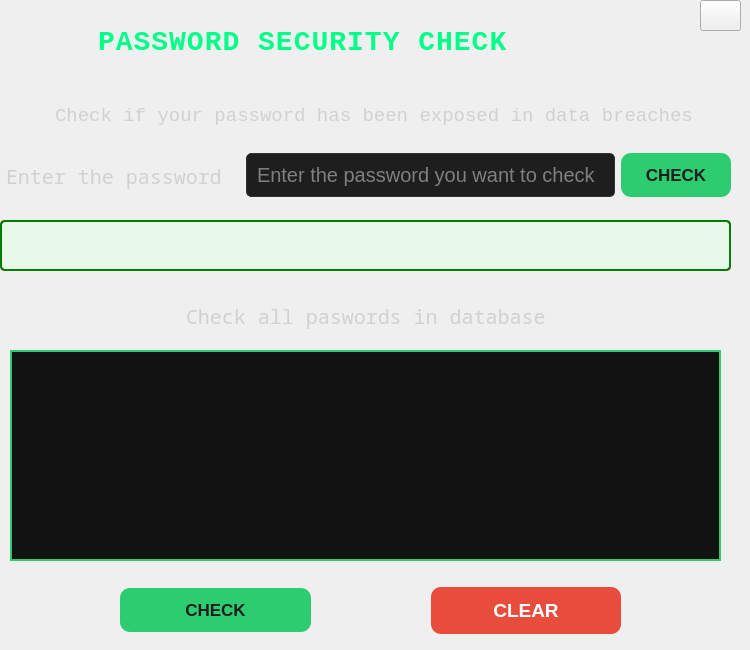
      <widget class="QWidget" name="checkPage">
       <widget class="QWidget" name="verticalLayoutWidget_3">
        <property name="geometry">
         <rect>
          <x>90</x>
          <y>10</y>
          <width>571</width>
          <height>80</height>
         </rect>
        </property>
        <layout class="QVBoxLayout" name="passCheckLayout">
         <item>
          <widget class="QLabel" name="passCheckPageLabel">
           <property name="font">
            <font>
             <family>Monospace</family>
             <pointsize>-1</pointsize>
             <fontweight>DemiBold</fontweight>
            </font>
           </property>
           <property name="styleSheet">
            <string notr="true">QLabel {
    font-size: 28px;
    font-weight: 600;
    color: #00ff88;       
    letter-spacing: 1px;   
    padding: 10px 0;
    margin-bottom: 15px;
    border-bottom: 1px solid #1a3a2a; 
}
</string>
           </property>
           <property name="text">
            <string>PASSWORD SECURITY CHECK</string>
           </property>
          </widget>
         </item>
        </layout>
       </widget>
       <widget class="QWidget" name="horizontalLayoutWidget">
        <property name="geometry">
         <rect>
          <x>0</x>
          <y>140</y>
          <width>731</width>
          <height>71</height>
         </rect>
        </property>
        <layout class="QHBoxLayout" name="checkLayout">
         <property name="spacing">
          <number>6</number>
         </property>
         <property name="leftMargin">
          <number>0</number>
         </property>
         <property name="rightMargin">
          <number>0</number>
         </property>
         <item>
          <layout class="QHBoxLayout" name="inputCheckLayout">
           <item>
            <layout class="QVBoxLayout" name="enterPassCheckLabel">
             <property name="topMargin">
              <number>10</number>
             </property>
             <item>
              <widget class="QLabel" name="passCheckLabel_2">
               <property name="font">
                <font>
                 <family>Noto Sans Mono</family>
                 <pointsize>15</pointsize>
                 <bold>false</bold>
                </font>
               </property>
               <property name="styleSheet">
                <string notr="true">QLabel {
    color: #d1d1d1; 
    margin-bottom: 10px; 
}</string>
               </property>
               <property name="text">
                <string>Enter the password </string>
               </property>
              </widget>
             </item>
            </layout>
           </item>
           <item>
            <widget class="QLineEdit" name="checkPassLine">
             <property name="font">
              <font>
               <family>Cantarell</family>
               <pointsize>15</pointsize>
              </font>
             </property>
             <property name="styleSheet">
              <string notr="true">QLineEdit {
    background-color: #1E1E1E;
    border: 1px solid #333;
    padding: 8px;
    border-radius: 5px;
    color: #E0E0E0;
}
</string>
             </property>
             <property name="placeholderText">
              <string>Enter the password you want to check</string>
             </property>
            </widget>
           </item>
           <item>
            <widget class="QPushButton" name="apiButton">
             <property name="font">
              <font>
               <family>Cantarell</family>
               <pointsize>13</pointsize>
               <bold>true</bold>
              </font>
             </property>
             <property name="cursor">
              <cursorShape>PointingHandCursor</cursorShape>
             </property>
             <property name="styleSheet">
              <string notr="true">QPushButton {
    background-color: #2ECC71;
    color: #1e1e1e; 
    font-weight: bold;
    border: none;
    padding: 12px 24px;
    border-radius: 10px;
    min-width: 10px;
    min-height: 5px; 
    box-shadow: 0 4px 8px rgba(0, 0, 0, 0.1);
    transition: background-color 0.3s, box-shadow 0.3s;
}

QPushButton:hover {
    background-color: #5bbd88;
    box-shadow: 0 6px 12px rgba(0, 0, 0, 0.2);
}

QPushButton:pressed {
    background-color: #4aa97a;
    box-shadow: none;
}

</string>
             </property>
             <property name="text">
              <string>CHECK</string>
             </property>
            </widget>
           </item>
          </layout>
         </item>
        </layout>
       </widget>
       <widget class="QLabel" name="positiveMessageLabel">
        <property name="geometry">
         <rect>
          <x>0</x>
          <y>220</y>
          <width>731</width>
          <height>51</height>
         </rect>
        </property>
        <property name="font">
         <font>
          <family>Monospace</family>
          <pointsize>-1</pointsize>
          <bold>false</bold>
         </font>
        </property>
        <property name="styleSheet">
         <string notr="true">QLabel{
    font-size: 18px;
    font-weight: none;
    color: green;
    background-color: #e8f8e9;
    padding: 10px;
    border-radius: 5px;
    border: 2px solid green;
}</string>
        </property>
        <property name="text">
         <string/>
        </property>
       </widget>
       <widget class="QLabel" name="negativeMessageLabel">
        <property name="geometry">
         <rect>
          <x>0</x>
          <y>220</y>
          <width>731</width>
          <height>51</height>
         </rect>
        </property>
        <property name="font">
         <font>
          <family>Monospace</family>
          <pointsize>-1</pointsize>
          <bold>false</bold>
         </font>
        </property>
        <property name="styleSheet">
         <string notr="true">QLabel{
    font-size: 16px;
    font-weight: none;
    color: red;
    background-color: #f8e8e8;
    padding: 10px;
    border-radius: 5px;
    border: 2px solid red;
}</string>
        </property>
        <property name="text">
         <string/>
        </property>
       </widget>
       <widget class="QLabel" name="infoLabel">
        <property name="geometry">
         <rect>
          <x>50</x>
          <y>100</y>
          <width>661</width>
          <height>41</height>
         </rect>
        </property>
        <property name="font">
         <font>
          <family>Monospace</family>
          <pointsize>14</pointsize>
          <bold>false</bold>
         </font>
        </property>
        <property name="styleSheet">
         <string notr="true">QLabel {
    color: #d1d1d1; 
    margin-bottom: 10px; 
}</string>
        </property>
        <property name="text">
         <string>Check if your password has been exposed in data breaches</string>
        </property>
       </widget>
       <widget class="QWidget" name="verticalLayoutWidget_6">
        <property name="geometry">
         <rect>
          <x>180</x>
          <y>290</y>
          <width>381</width>
          <height>51</height>
         </rect>
        </property>
        <layout class="QVBoxLayout" name="checkAllPassLabelLayout">
         <property name="leftMargin">
          <number>0</number>
         </property>
         <property name="topMargin">
          <number>10</number>
         </property>
         <item>
          <widget class="QLabel" name="allPassCheckLabel">
           <property name="font">
            <font>
             <family>Noto Sans Mono</family>
             <pointsize>15</pointsize>
             <bold>false</bold>
            </font>
           </property>
           <property name="styleSheet">
            <string notr="true">QLabel {
    color: #d1d1d1; 
    margin-bottom: 10px; 
}</string>
           </property>
           <property name="text">
            <string>Check all paswords in database</string>
           </property>
          </widget>
         </item>
        </layout>
       </widget>
       <widget class="QTableWidget" name="passwordTable">
        <property name="geometry">
         <rect>
          <x>10</x>
          <y>350</y>
          <width>711</width>
          <height>211</height>
         </rect>
        </property>
        <property name="font">
         <font>
          <family>Monospace</family>
          <pointsize>14</pointsize>
         </font>
        </property>
        <property name="styleSheet">
         <string notr="true"> QTableWidget {
        background-color: #121212;
        color: #2ECC71;
        gridline-color: #2ECC71;
        border: 2px solid #2ECC71;
    }
    QHeaderView::section {
        background-color: #1E1E1E;
        color: #2ECC71;
        padding: 4px;
        border: 1px solid #2ECC71;
    }
    QTableWidget::item {
        background-color: #121212;
        color: #2ECC71;
        padding: 4px;
    }
    QTableWidget::item:selected {
        background-color: #2ECC71;
        color: #121212;
    }

QScrollBar:vertical {
    border: none;
    background: #1E1E1E;
    width: 10px;
    margin: 0px 0px 0px 0px;
}

QScrollBar::handle:vertical {
    background: #2ECC71;
    min-height: 20px;
    border-radius: 5px;
}

QScrollBar::handle:vertical:hover {
    background: #27AE60; /* чуть темнее при наведении */
}

QScrollBar::add-line:vertical, QScrollBar::sub-line:vertical {
    border: none;
    background: none;
}

QScrollBar::add-page:vertical, QScrollBar::sub-page:vertical {
    background: none;
}

/* Горизонтальный скроллбар, если вдруг появится */
QScrollBar:horizontal {
    border: none;
    background: #1E1E1E;
    height: 10px;
    margin: 0px 0px 0px 0px;
}

QScrollBar::handle:horizontal {
    background: #2ECC71;
    min-width: 20px;
    border-radius: 5px;
}

QScrollBar::handle:horizontal:hover {
    background: #27AE60;
}

QScrollBar::add-line:horizontal, QScrollBar::sub-line:horizontal {
    border: none;
    background: none;
}

QScrollBar::add-page:horizontal, QScrollBar::sub-page:horizontal {
    background: none;
}</string>
        </property>
       </widget>
       <widget class="QWidget" name="horizontalLayoutWidget_3">
        <property name="geometry">
         <rect>
          <x>120</x>
          <y>580</y>
          <width>501</width>
          <height>61</height>
         </rect>
        </property>
        <layout class="QHBoxLayout" name="horizontalLayout">
         <property name="spacing">
          <number>120</number>
         </property>
         <item>
          <widget class="QPushButton" name="checkAllPassButton">
           <property name="font">
            <font>
             <family>Cantarell</family>
             <pointsize>13</pointsize>
             <bold>true</bold>
            </font>
           </property>
           <property name="cursor">
            <cursorShape>PointingHandCursor</cursorShape>
           </property>
           <property name="styleSheet">
            <string notr="true">QPushButton {
    background-color: #2ECC71;
    color: #1e1e1e; 
    font-weight: bold;
    border: none;
    padding: 12px 24px;
    border-radius: 10px;
    min-width: 10px;
    min-height: 5px; 
    box-shadow: 0 4px 8px rgba(0, 0, 0, 0.1);
    transition: background-color 0.3s, box-shadow 0.3s;
}

QPushButton:hover {
    background-color: #5bbd88;
    box-shadow: 0 6px 12px rgba(0, 0, 0, 0.2);
}

QPushButton:pressed {
    background-color: #4aa97a;
    box-shadow: none;
}

</string>
           </property>
           <property name="text">
            <string>CHECK</string>
           </property>
          </widget>
         </item>
         <item>
          <widget class="QPushButton" name="clearAllPassButton">
           <property name="font">
            <font>
             <family>Cantarell</family>
             <pointsize>14</pointsize>
             <bold>true</bold>
            </font>
           </property>
           <property name="cursor">
            <cursorShape>PointingHandCursor</cursorShape>
           </property>
           <property name="styleSheet">
            <string notr="true">QPushButton {
    background-color: #E74C3C;
    color: #FFFFFF;
    font-weight: bold;
    border: none;
    padding: 12px 24px;
    border-radius: 10px;
    min-width: 10px;
    min-height: 5px;
}

QPushButton:hover {
    background-color: #C0392B;
}

QPushButton:pressed {
    background-color: #A93226; 
}
</string>
           </property>
           <property name="text">
            <string>CLEAR</string>
           </property>
          </widget>
         </item>
        </layout>
       </widget>
       <widget class="QPushButton" name="additInfoButton">
        <property name="geometry">
         <rect>
          <x>700</x>
          <y>0</y>
          <width>41</width>
          <height>31</height>
         </rect>
        </property>
        <property name="cursor">
         <cursorShape>PointingHandCursor</cursorShape>
        </property>
        <property name="styleSheet">
         <string notr="true">QLineEdit {
    background-color: #424242; 
    border: 1px solid #3c3c3c; 
    color: #d1d1d1;
    font-size: 16px;
    padding: 12px;
    border-radius: 10px;
	selection-background-color: transparent;
    transition: border-color 0.3s;
}

QLineEdit:focus {
    border-color: #6fcf97; 
    box-shadow: 0 0 5px rgba(111, 207, 151, 0.5);
}</string>
        </property>
        <property name="text">
         <string/>
        </property>
       </widget>
       <zorder>verticalLayoutWidget_3</zorder>
       <zorder>horizontalLayoutWidget</zorder>
       <zorder>negativeMessageLabel</zorder>
       <zorder>positiveMessageLabel</zorder>
       <zorder>infoLabel</zorder>
       <zorder>verticalLayoutWidget_6</zorder>
       <zorder>passwordTable</zorder>
       <zorder>horizontalLayoutWidget_3</zorder>
       <zorder>additInfoButton</zorder>
      </widget>
